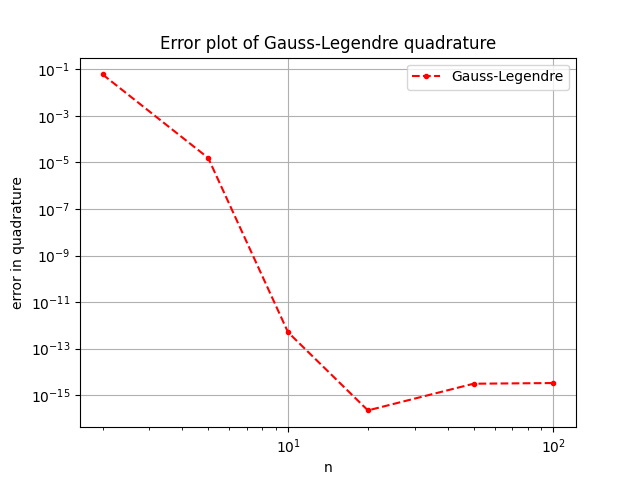

Recreate this plot in Python.
#!/usr/bin/env python
# File: gausslegquad.py
# Name: D.Saravanan
# Date: 08/03/2022

""" Script to evaluate integral exp(-x**2) from -1 to +1 """

import numpy as np
from scipy.integrate import quad
import matplotlib.pyplot as plt
plt.style.use('classic')
plt.rcParams.update(
    {
        "font.family": "serif",
        "font.size": 10,
        "axes.labelsize": 12,
        "axes.titlesize": 12,
        "figure.titlesize": 12,
    }
)
plt.rcParams["text.usetex"] = True

# exact value of the integral
f = lambda x: np.exp(-x**2)
exact = quad(f, -1, 1)[0]

N = [2, 5, 10, 20, 50, 100]

n, error = [], []

for k in N:

    n.append(k)

    # nodes and weights calculations
    x, w = np.polynomial.legendre.leggauss(k)

    # integration
    integral = np.inner(w, np.exp(-x**2))

    # error calculation
    error.append(abs(np.double(integral - exact)))

fig, ax = plt.subplots()
ax.loglog(n, error, 'r.--', label=r'Gauss-Legendre')
ax.set_title(r"Error plot of Gauss-Legendre quadrature")
ax.set(xlabel=r"n", ylabel=r"error in quadrature")
ax.grid(True); ax.legend()
plt.savefig('gausslegquad.png')
